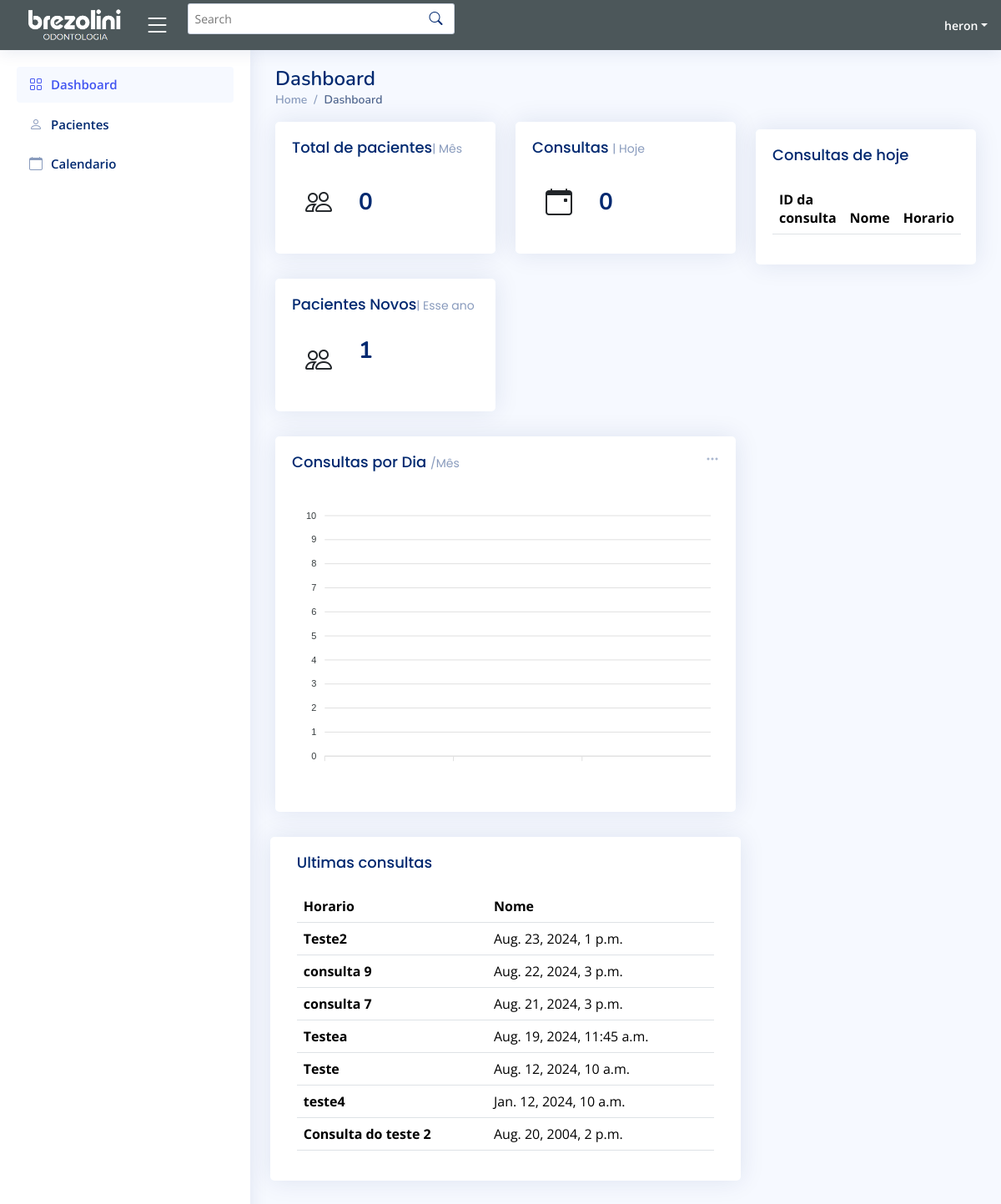
Screenshot of /index (signed in) with the database file from the repository.
### app/models.py (models this page shows, shortened)
class EventAbstract(models.Model):
    is_active = models.BooleanField(default=True)
    is_deleted = models.BooleanField(default=False)
    created_at = models.DateTimeField(auto_now_add=True)
    updated_at = models.DateTimeField(auto_now=True)
    class Meta:
        abstract = True

class Event(EventAbstract):
    user = models.ForeignKey(User, on_delete=models.CASCADE, related_name="events")
    title = models.CharField(max_length=200)
    description = models.TextField()
    start_time = models.DateTimeField()
    end_time = models.DateTimeField()
    paciente = models.ForeignKey(Paciente, on_delete=models.CASCADE, related_name="events", blank=True, null=True)
    objects = EventManager()

### app/views.py (the view)
# urls.py: path("", views.index, name="index"),
@login_required(login_url="/")
def index(request):
    agora = timezone.now()
    eventos_futuros = Event.objects.filter(start_time__gt=agora).order_by('start_time')
    pacientes = Paciente.objects.all()
    inicio_do_dia = agora.replace(hour=0, minute=0, second=0, microsecond=0)
    fim_do_dia = agora.replace(hour=23, minute=59, second=59, microsecond=999999)
    ano_atual = agora.year
    mes_atual = agora.month
    eventos_hoje = Event.objects.filter(start_time__range=(inicio_do_dia, fim_do_dia)).order_by('start_time')
    pacientes_ano_atual = Paciente.objects.filter(Data_cadastro__year=ano_atual)
    total_pacientes_ano_atual = pacientes_ano_atual.count()
    pacientes_mes_atual = Paciente.objects.filter(Data_cadastro__year=ano_atual, Data_cadastro__month=mes_atual)
    total_pacientes_mes_atual = pacientes_mes_atual.count()
    inicio_do_dia = agora.replace(hour=0, minute=0, second=0, microsecond=0)
    fim_do_dia = agora.replace(hour=23, minute=59, second=59, microsecond=999999)
    consultas_dia_atual = Event.objects.filter(start_time__range=(inicio_do_dia, fim_do_dia))
    total_consultas_dia_atual = consultas_dia_atual.count()
    ultimos_eventos = Event.objects.filter(start_time__lt=agora).order_by('-start_time')[:10]
    start_of_month = agora.replace(day=1, hour=0, minute=0, second=0, microsecond=0)
    end_of_month = (start_of_month + timezone.timedelta(days=31)).replace(day=1) - timezone.timedelta(seconds=1)
    consultas_por_dia = Event.objects.filter(start_time__range=(start_of_month, end_of_month)) \
                                       .annotate(data=TruncDay('start_time')) \
                                       .values('data') \
                                       .annotate(total=Count('id')) \
                                       .order_by('data')
    dias = [item['data'].strftime('%Y-%m-%d') for item in consultas_por_dia]
    total_consultas = [item['total'] for item in consultas_por_dia]
    context = {
        'eventos_futuros': eventos_futuros,
        'pacientes': pacientes,
        'total_pacientes_ano_atual': total_pacientes_ano_atual,
        'total_pacientes_mes_atual': total_pacientes_mes_atual,
        'total_consultas_dia_atual': total_consultas_dia_atual,
        'eventos_hoje': eventos_hoje,
        'ultimos_eventos':ultimos_eventos,
        'dias': dias,
        'total_consultas': total_consultas,
    }
    return render(request, 'frontend/index.html', context)

### app/templates/frontend/index.html (shortened to what this page needs)
<html lang="en">
{% load static %}
<head>
  <link href="{% static "vendor/bootstrap/css/bootstrap.min.css" %}" rel="stylesheet">
  <link href="{% static "vendor/bootstrap-icons/bootstrap-icons.css" %}" rel="stylesheet">
  <link href="{% static "vendor/boxicons/css/boxicons.min.css" %}" rel="stylesheet">
  <link href="{% static "vendor/quill/quill.snow.css" %}" rel="stylesheet">
  <link href="{% static "vendor/quill/quill.bubble.css" %}" rel="stylesheet">
  <link href="{% static "vendor/remixicon/remixicon.css" %}" rel="stylesheet">
  <link href="{% static "vendor/simple-datatables/style.css" %}" rel="stylesheet">
  <link href="{% static "css/style.css" %}" rel="stylesheet">
</head>
<body>
  <header id="header" class="header fixed-top d-flex align-items-center" style="background-color:rgb(76, 87, 90);">
    <div class="d-flex align-items-center justify-content-between" >
      <a href="index" class="d-flex align-items-center">
        <img src="{% static "img/brezoliniodontologia.PNG" %}" height="50px">
      </a>
      <i class="bi bi-list toggle-sidebar-btn"></i>
    </div>
    <div class="search-bar">
      <form class="search-form d-flex align-items-center" method="POST" action="#">
        <input type="text" name="query" placeholder="Search" title="Enter search keyword">
        <button type="submit" title="Search"><i class="bi bi-search"></i></button>
      </form>
    </div>
    <nav class="header-nav ms-auto">
      <ul class="d-flex align-items-center">
        <li class="nav-item dropdown pe-3">
          <a class="nav-link nav-profile d-flex align-items-center pe-0" href="#" data-bs-toggle="dropdown">
            <span class="d-none d-md-block dropdown-toggle ps-2" style="color: white;">{{ user.username }}</span>
          </a>
        </li>
      </ul>
    </nav>
  </header>
  <aside id="sidebar" class="sidebar">
    <ul class="sidebar-nav" id="sidebar-nav">
      <li class="nav-item">
        <a class="nav-link " href="index">
          <i class="bi bi-grid"></i>
          <span>Dashboard</span>
        </a>
      </li>
      <li class="nav-item">
        <a class="nav-link collapsed" href="pacientes">
          <i class="bi bi-person"></i>
          <span>Pacientes</span>
        </a>
      </li>
      <li class="nav-item">
        <a class="nav-link collapsed" href="calendario">
          <i class="bi bi-calendar"></i>
          <span>Calendario</span>
        </a>
      </li>
    </ul>
  </aside>
  <main id="main" class="main" backgor>
    <div class="pagetitle">
      <h1>Dashboard</h1>
      <nav>
        <ol class="breadcrumb">
          <li class="breadcrumb-item"><a href="index">Home</a></li>
          <li class="breadcrumb-item active">Dashboard</li>
        </ol>
      </nav>
    </div>
    <section class="section dashboard">
      <div class="row">
        <div class="col-lg-8">
          <div class="row">
            <div class="col-xxl-4 col-md-6">
              <div class="card info-card Consultas-card">
                <div class="card-body">
                  <h5 class="card-title">Total de pacientes<span>| Mês</span></h5>
                  <div class="d-flex align-items-center">
                    <div class="card-icon rounded-circle d-flex align-items-center justify-content-center">
                      <i class="bi bi-people"></i>
                    </div>
                    <div class="ps-3">
                      <h6>{{total_pacientes_mes_atual }}</h6>
                    </div>
                  </div>
                </div>
              </div>
            </div>
            <div class="col-xxl-4 col-md-6">
              <div class="card info-card Faturamento-card">
                <div class="card-body">
                  <h5 class="card-title">Consultas <span>| Hoje</span></h5>
                  <div class="d-flex align-items-center">
                    <div class="card-icon rounded-circle d-flex align-items-center justify-content-center">
                      <i class="bi bi-calendar-event"></i>
                    </div>
                    <div class="ps-3">
                      <h6>{{total_consultas_dia_atual}}</h6>
                    </div>
                  </div>
                </div>
              </div>
            </div>
            <div class="col-xxl-4 col-md-6">
              <div class="card info-card Pacientes-card">
                <div class="card-body">
                  <h5 class="card-title">Pacientes Novos<span>| Esse ano</span></h5>
                  <div class="d-flex align-items-center">
                    <div class="card-icon rounded-circle d-flex align-items-center justify-content-center">
                      <i class="bi bi-people"></i>
                    </div>
                    <div class="ps-3">
                      <h6>{{ total_pacientes_ano_atual }}</h6>
                       <span class="text-muted small pt-2 ps-1"></span>
                    </div>
                  </div>
                </div>
              </div>
            </div>
            <div class="col-12">
              <div class="card">
                <div class="filter">
                  <a class="icon" href="#" data-bs-toggle="dropdown"><i class="bi bi-three-dots"></i></a>
                </div>
                <div class="card-body">
                  <h5 class="card-title">Consultas por Dia <span>/Mês</span></h5>
                  <div id="reportsChart"></div>
                </div>
            </div>
            </div>
            <div style="width: 98%; margin-left: 1%;" class="card">
              <div class="card-body">
                <h5 class="card-title">Ultimas consultas</h5>
                <table class="table">
                  <thead>
                    <tr>
                      <th scope="col">Horario</th>
                      <th scope="col">Nome</th>
                    </tr>
                  </thead>
                  <tbody>
                    {% for event in ultimos_eventos %}
                    <tr>
                      <th scope="row">{{ event.title }}</th>
                      <td>{{ event.start_time }}</td>
                    </tr>
                    {% endfor %}
                  </tbody>
                </table>
              </div>
            </div>
          </div>
        </div>
        <div class="col-lg-4">
          <div class="card-body">
          </div>
          <div style="margin-top: -4%;" class="card">
            <div class="card-body">
              <h5 class="card-title">Consultas de hoje</h5>
              <table class="table">
                <thead>
                  <tr>
                    <th scope="col">ID da consulta</th>
                    <th scope="col">Nome</th>
                    <th scope="col">Horario</th>
                  </tr>
                </thead>
              </table>
            </div>
          </div>
          </div>
      </div>
    </section>
  </main>
</body>
</html>

### app/static/css/style.css (style rules this page uses)
:root { scroll-behavior: smooth; }
body { font-family: "Open Sans", sans-serif; background: #f6f9ff; color: #444444; }
a { color: #4154f1; text-decoration: none; }
h1, h2, h3, h4, h5, h6 { font-family: "Nunito", sans-serif; }
#main { margin-top: 60px; padding: 20px 30px; transition: all 0.3s; }
.pagetitle { margin-bottom: 10px; }
.pagetitle h1 { font-size: 24px; margin-bottom: 0; font-weight: 600; color: #012970; }
.card { margin-bottom: 30px; border: none; border-radius: 5px; box-shadow: 0px 0 30px rgba(1, 41, 112, 0.1); }
.card-title { padding: 20px 0 15px 0; font-size: 18px; font-weight: 500; color: #012970; font-family: "Poppins", sans-serif; }
.card-title span { color: #899bbd; font-size: 14px; font-weight: 400; }
.card-body { padding: 0 20px 20px 20px; }
.breadcrumb { font-size: 14px; font-family: "Nunito", sans-serif; color: #899bbd; font-weight: 600; }
.breadcrumb a { color: #899bbd; transition: 0.3s; }
.breadcrumb .breadcrumb-item::before { color: #899bbd; }
.breadcrumb .active { color: #51678f; font-weight: 600; }
.header { transition: all 0.5s; z-index: 997; height: 60px; box-shadow: 0px 2px 20px rgba(1, 41, 112, 0.1); background-color: #fff; padding-left: 20px; }
.header .toggle-sidebar-btn { font-size: 32px; padding-left: 10px; cursor: pointer; color: #ffffff; }
.header .search-bar { min-width: 360px; padding: 0 20px; }
.header .search-form { width: 100%; }
.header .search-form input { border: 0; font-size: 14px; color: #012970; border: 1px solid rgba(1, 41, 112, 0.2); padding: 7px 38px 7px 8px; border-radius: 3px; transition: 0.3s; width: 100%; }
.header .search-form button { border: 0; padding: 0; margin-left: -30px; background: none; }
.header .search-form button i { color: #012970; }
.header-nav ul { list-style: none; }
.header-nav>ul { margin: 0; padding: 0; }
.header-nav .nav-profile { color: #012970; }
.header-nav .nav-profile span { font-size: 14px; font-weight: 600; }
.sidebar { position: fixed; top: 60px; left: 0; bottom: 0; width: 300px; z-index: 996; transition: all 0.3s; padding: 20px; overflow-y: auto; scrollbar-width: thin; scrollbar-color: #aab7cf transparent; box-shadow: 0px 0px 20px rgba(1, 41, 112, 0.1); background-color: #fff; }
@media (min-width: 1200px) { #main, #footer { margin-left: 300px; } }
.sidebar-nav { padding: 0; margin: 0; list-style: none; }
.sidebar-nav li { padding: 0; margin: 0; list-style: none; }
.sidebar-nav .nav-item { margin-bottom: 5px; }
.sidebar-nav .nav-link { display: flex; align-items: center; font-size: 15px; font-weight: 600; color: #4154f1; transition: 0.3; background: #f6f9ff; padding: 10px 15px; border-radius: 4px; }
.sidebar-nav .nav-link i { font-size: 16px; margin-right: 10px; color: #4154f1; }
.sidebar-nav .nav-link.collapsed { color: #012970; background: #fff; }
.sidebar-nav .nav-link.collapsed i { color: #899bbd; }
.dashboard .filter { position: absolute; right: 0px; top: 15px; }
.dashboard .filter .icon { color: #aab7cf; padding-right: 20px; padding-bottom: 5px; transition: 0.3s; font-size: 16px; }
.dashboard .info-card { padding-bottom: 10px; }
.dashboard .info-card h6 { font-size: 28px; color: #012970; font-weight: 700; margin: 0; padding: 0; }
.dashboard .card-icon { font-size: 32px; line-height: 0; width: 64px; height: 64px; flex-shrink: 0; flex-grow: 0; }

### rows the page displays
Event: title "Teste2", start_time "Aug. 23, 2024, 1 p.m."
Event: title "consulta 9", start_time "Aug. 22, 2024, 3 p.m."
Event: title "consulta 7", start_time "Aug. 21, 2024, 3 p.m."
Event: title "Testea", start_time "Aug. 19, 2024, 11:45 a.m."
Event: title "Teste", start_time "Aug. 12, 2024, 10 a.m."
Event: title "teste4", start_time "Jan. 12, 2024, 10 a.m."
Event: title "Consulta do teste 2", start_time "Aug. 20, 2004, 2 p.m."

### other values shown
{{ user.username }} "heron"
{{ total_pacientes_mes_atual }} "0"
{{ total_consultas_dia_atual }} "0"
{{ total_pacientes_ano_atual }} "1"
